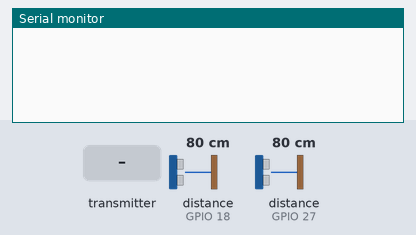
The sketch below on a simulated ESP32. Parts: the last lines printed to the serial monitor. Inputs (shaded band) come from the test bench; at power-on: distance to the obstacle (sensors on GPIO 18, GPIO 27) 80 cm. The echo pulse lasts 58.3 µs per cm.

Above: at 1.2 s.
1.3 s: the transmitter starts sending active = 1
At 1.9 s:
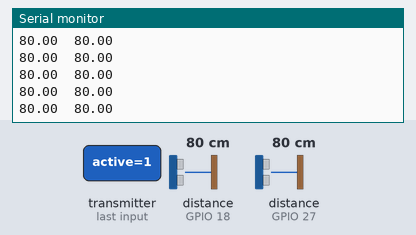
3.2 s: distance to the obstacle (sensor on GPIO 18) set to 2 cm
At 3.7 s:
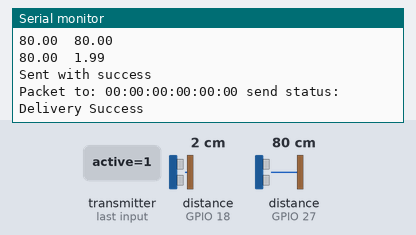
4.7 s: distance to the obstacle (sensor on GPIO 27) set to 2 cm
At 5.6 s:
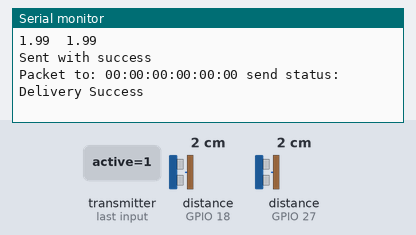
6.2 s: distance to the obstacle (sensor on GPIO 18) set to 4 cm
At 7.0 s:
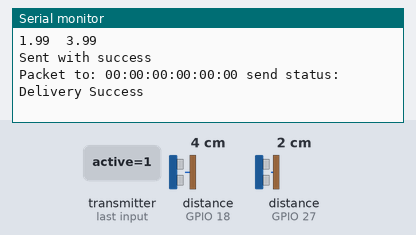
7.7 s: distance to the obstacle (sensor on GPIO 27) set to 4 cm
At 9.0 s:
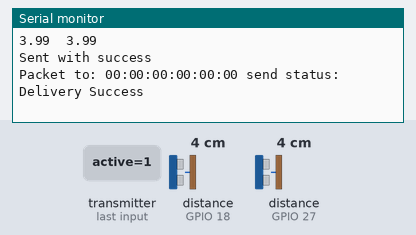
Timing chart, 0 to 10.2 s (numbered marks = the images above; inputs shaded):
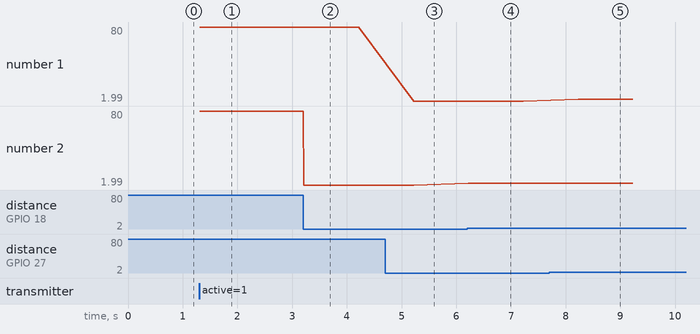

Measured:
- after the input at 1.3 s, the serial monitor: prints a new line at once (image 1)
- after the input at 3.2 s, the serial monitor: prints a new line at once (image 2)
- after the input at 4.7 s, the serial monitor: prints a new line after 0.52 s (image 3)
- after the input at 6.2 s, the serial monitor: prints a new line at once (image 4)
- after the input at 7.7 s, the serial monitor: prints a new line after 0.53 s (image 5)
- plotted number 2: 80 → 1.99 after the input at 3.2 s, 1.99 → 3.99 after the input at 6.2 s

The sketch:

sender_3.ino
```cpp
/***************
*   Sender 3   *
***************/

#include <esp_now.h>
#include <WiFi.h>
#include <Ultrasonic.h>

#define DEBUG       true
#define BOARD_ID       3
#define TRIGGER_PIN1  26
#define ECHO_PIN1     27
#define TRIGGER_PIN2  19
#define ECHO_PIN2     18
#define CALIB_DEFAULT 40
#define DISTANCE     1.0

Ultrasonic ultrasonic1(TRIGGER_PIN1, ECHO_PIN1);
Ultrasonic ultrasonic2(TRIGGER_PIN2, ECHO_PIN2);

uint8_t receiverAddress[] = {0x5C, 0xCF, 0x7F, 0xB1, 0x2A, 0xE6};

typedef struct set_up {
  int calibration = CALIB_DEFAULT;
  bool active = false;
} set_up;

typedef struct data {
  float velo;
} data;

set_up set_board;
data data_board;

float cmMsec1 = false;
long microsec1 = false;
float cmMsec2 = false;
long microsec2 = false;

unsigned long initialTime = false;
unsigned long finalTime = false;

void OnDataSent(const uint8_t *mac_addr, esp_now_send_status_t status) {
  #if DEBUG
    char macStr[18];
    Serial.print("Packet to: ");
    snprintf(macStr, sizeof(macStr), "%02x:%02x:%02x:%02x:%02x:%02x",
            mac_addr[0], mac_addr[1], mac_addr[2], mac_addr[3], mac_addr[4], mac_addr[5]);
    Serial.print(macStr);
    Serial.print(" send status:\t");
    Serial.println(status == ESP_NOW_SEND_SUCCESS ? "Delivery Success" : "Delivery Fail");
  #endif
}

void OnDataRecv(const uint8_t * mac, const uint8_t *incomingData, int len) {
  memcpy(&set_board, incomingData, sizeof(set_up));
}

void setup() {
  Serial.begin(115200);

  WiFi.mode(WIFI_STA);
  WiFi.disconnect();

  if (esp_now_init() != ESP_OK) {
    Serial.println("Error initializing ESP-NOW");
    ESP.restart();
    delay(1);
  }

  esp_now_register_send_cb(OnDataSent);

  // register peer
  esp_now_peer_info_t peerInfo;
  peerInfo.channel = 0;
  peerInfo.encrypt = false;
  // register first peer
  memcpy(peerInfo.peer_addr, receiverAddress, 6);
  if (esp_now_add_peer(&peerInfo) != ESP_OK){
    Serial.println("Failed to add peer");
    ESP.restart();
    delay(1);
  }

  esp_now_register_recv_cb(OnDataRecv);
}

void loop() {
  if (set_board.active) {
    microsec1 = ultrasonic1.timing();
    cmMsec1 = ultrasonic1.convert(microsec1, Ultrasonic::CM);

    microsec2 = ultrasonic2.timing();
    cmMsec2 = ultrasonic2.convert(microsec2, Ultrasonic::CM);

    Serial.print(cmMsec1);
    Serial.print("\t");
    Serial.println(cmMsec2);

    if (!initialTime && cmMsec1 < set_board.calibration)
      initialTime = millis();

    if (!finalTime && cmMsec2 < set_board.calibration) {
      finalTime = millis();

      data_board.velo = DISTANCE / ((finalTime - initialTime) / 1000.0);

      esp_err_t result = esp_now_send(receiverAddress, (uint8_t *) &data_board, sizeof(data));

      if (result == ESP_OK)
        Serial.println("Sent with success");
      else
        Serial.println("Error sending the data");

      initialTime = false;
      finalTime = false;

      delay(1000);
    }
  }
}
```
